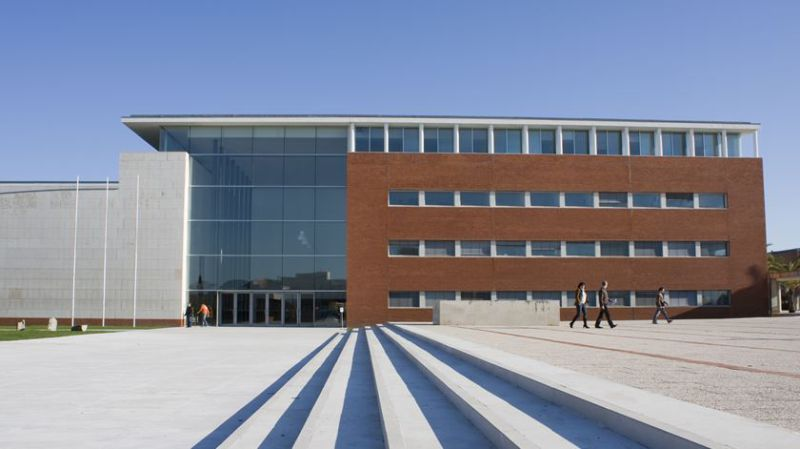
//> input picture tutorial_assigments/assigment_3/code/exer3/ua.jpeg, 800 x 449 px, given in place of the camera
$ ./harris   (built with g++ and OpenCV 4)
//> lines starting //> are read from the running program, lines starting //| are printed output that depends on the picture
/**
 * @function cornerHarris_Demo.cpp
 * @brief Demo code for detecting corners using Harris-Stephens method
 * @author OpenCV team
 */

#include "opencv2/highgui.hpp"
#include "opencv2/imgproc.hpp"
#include <iostream>

using namespace cv;
using namespace std;

/// Global variables
Mat src, src_gray;
int thresh = 200;
int max_thresh = 255;

const char* source_window = "Source image";
const char* corners_window = "Corners detected";

/// Function header
void cornerHarris_demo( int, void* );

/**
 * @function main
 */
int main( int argc, char** argv )
{
    // [9 lines of commented-out code are left out]


    VideoCapture cap(0); // open the default camera
    if(!cap.isOpened())  // check if we succeeded
      return -1;

    /// Create a window and a trackbar
    namedWindow( source_window );
      namedWindow( corners_window );
    createTrackbar( "Threshold: ", source_window, &thresh, max_thresh, cornerHarris_demo );

    for (;;)
    {
        cap >> src;
//> src is the input picture: 449 rows x 800 cols, CV_8UC3; mean B, G, R 157.4, 140.8, 135.2
        cvtColor( src, src_gray, COLOR_BGR2GRAY );
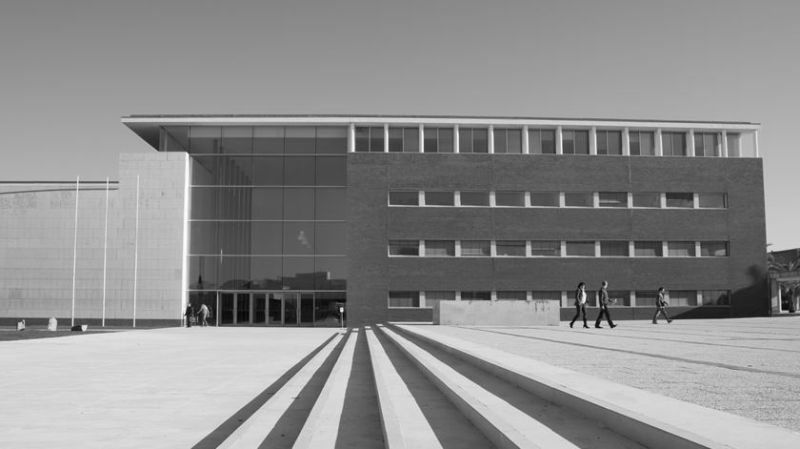
//> src_gray: 449 rows x 800 cols, CV_8UC1; min 2, max 254, mean 141
        imshow( source_window, src );
        cornerHarris_demo( 0, 0 );
        waitKey(1);

    }


    return 0;
}

/**
 * @function cornerHarris_demo
 * @brief Executes the corner detection and draw a circle around the possible corners
 */
void cornerHarris_demo( int, void* )
{
    /// Detector parameters
    int blockSize = 2;
    int apertureSize = 3;
    double k = 0.04;

    /// Detecting corners
    Mat dst = Mat::zeros( src.size(), CV_32FC1 );
    cornerHarris( src_gray, dst, blockSize, apertureSize, k );

    /// Normalizing
    Mat dst_norm, dst_norm_scaled;
    normalize( dst, dst_norm, 0, 255, NORM_MINMAX, CV_32FC1, Mat() );
    convertScaleAbs( dst_norm, dst_norm_scaled );

    /// Drawing a circle around corners
    for( int i = 0; i < dst_norm.rows ; i++ )
    {
        for( int j = 0; j < dst_norm.cols; j++ )
        {
            if( (int) dst_norm.at<float>(i,j) > thresh )
            {
                circle( dst_norm_scaled, Point(j,i), 5,  Scalar(0), 2, 8, 0 );
            }
        }
    }
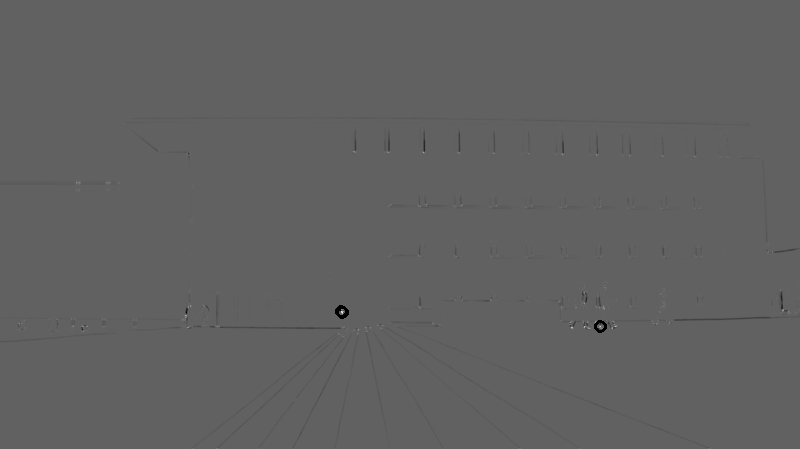
//> dst_norm_scaled: 449 rows x 800 cols, CV_8UC1; min 0, max 255, mean 96.8

    /// Showing the result

    imshow( corners_window, dst_norm_scaled );
}
